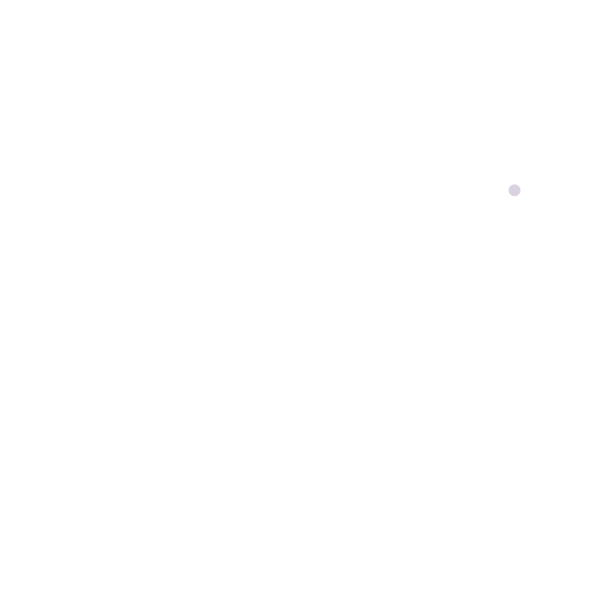
Frame 1 (no input)
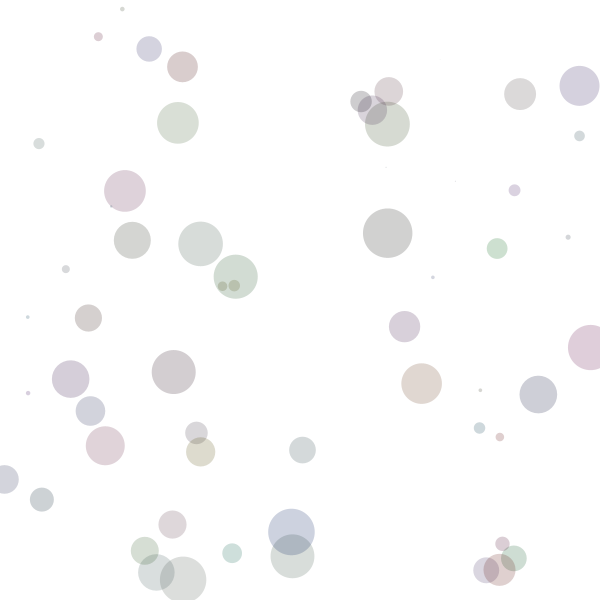
Frame 60 (the mouse pressed at the canvas centre just before this capture)
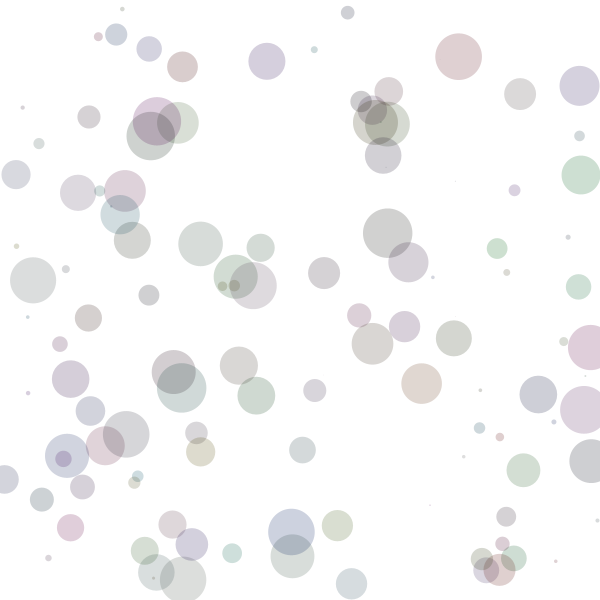
Frame 120 (the mouse held since frame 60 and released just before this capture)

The Processing sketch that drew these frames (run headless with seeded random() and noise(); from frame 60 on, the mouse is pressed at the canvas centre):

// Processing sketch: processing_133563
// ── processing_133563.pde

float R;
float G;
float B;
float diam;
float x;
float y;

void setup() {
  size(600, 600);
  background(255);
  smooth();
}

void draw() {

  R = random(100);
  G = random(100);
  B = random(100);
  diam = random(50);
  x = random(width);
  y = random(height);

  noStroke();
  fill(R, G, B, 50);
  ellipse(x, y, diam, diam);
}
